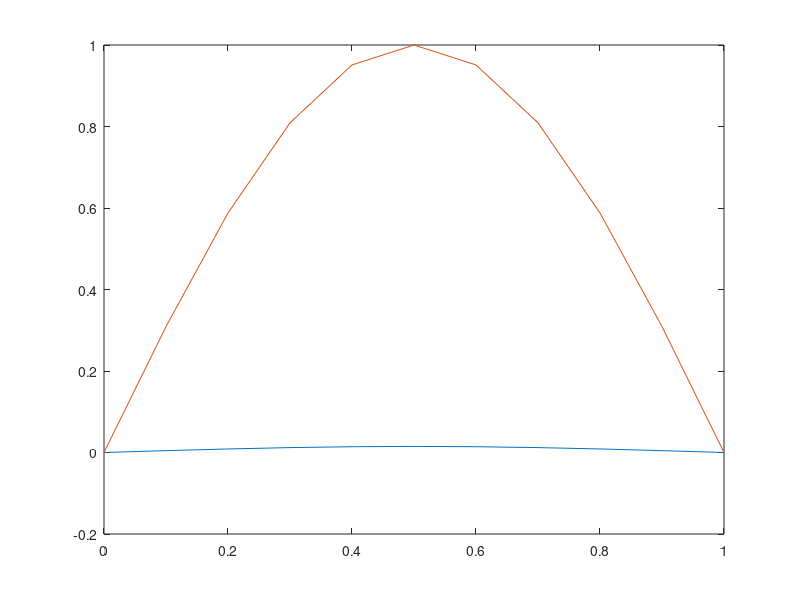

Source code (MATLAB):
% RBF collocation method
clear
clc
format shorte
%% Collocation Points
n = 10;
L0 = 0;  L1 = 1;
h = (L1-L0)/n;
x = L0:h:L1;
boundary = find( x==L0 | x==L1 );
Interior = find( x~=L0 & x~=L1 );
N = length(x);
%% Basis Functions and Required Matrices
Phi = @(r,c) exp(-(c*r).^2);
dxPhi = @(r,rx,c) -2*c^2*rx.*exp(-(c*r).^2);
dxxPhi = @(r,rx,c) 2*c^2*exp(-(c*r).^2).*( -1 + 2*(c^2).*(rx.^2));

% Phi = @(r,c) sqrt( 1 + (c*r).^2 );
% dxPhi = @(r,rx,c) c^2*rx./sqrt( 1 + (c*r).^2 );
% dxxPhi = @(r,rx,c) (c^2*( 1 + (c*r).^2 ) -c^4*rx.^2)./( ( 1 + (c*r).^2 ).^1.5 );


rx =  x'-x ;
D = abs(rx);  % abs(x-x');
c = 20;

Int = Phi(D,c);
D1 = dxPhi(D,rx,c);
D2 = dxxPhi(D,rx,c);
%%
ue = @(x) sin(pi.*x);
f = @(x) -pi^2.*sin(pi.*x)+sin(ue(x));
F = @(u) sin(u);
Fp = @(u) cos(u);
%%

u = x'.^2+1;
u(1) = ue(L0);
u(end) = ue(L1);

count  = 1;

while count==1
    
    H = D2 + Fp(u).*Int;
    H(boundary,:) = Int(boundary,:);
    
    Fr = -D2*u - F(u) + f(x');
    Fr(boundary) = ue(boundary);
    
    Lambda = pinv(H)*Fr;
    
    deltau = Int*Lambda;
    
    u = u + deltau;
    
    if norm(deltau)<1e-12
        count = 0;
    end
    norm(u-ue(x'),inf)
end

norm(u-ue(x'),inf)
plot(x,u,x,ue(x))
